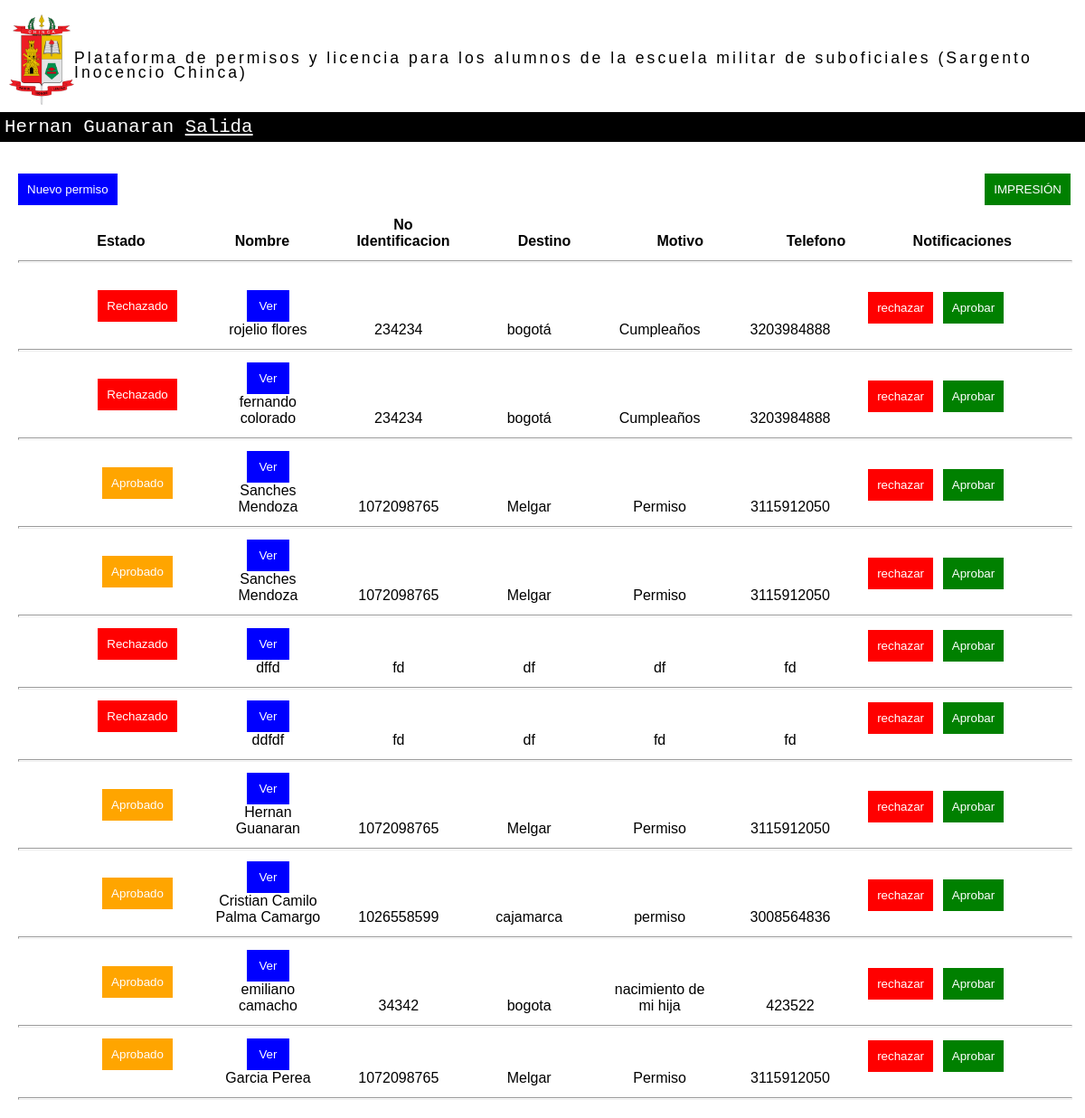
The page /lista.php (signed in) on the database its author committed.
### tables this page shows
CREATE TABLE `user` (
  `id` int(11) NOT NULL,
  `rol` varchar(20) NOT NULL,
  `n` varchar(60) NOT NULL,
  `email` varchar(40) NOT NULL,
  `cc` varchar(40) NOT NULL,
  `ide` varchar(50) NOT NULL,
  `clave` varchar(30) NOT NULL,
  `s` varchar(20) NOT NULL,
  `f` varchar(20) NOT NULL,
  `ni` varchar(50) NOT NULL,
  `de` varchar(50) NOT NULL,
  `fo` varchar(200) NOT NULL
);

CREATE TABLE `lista` (
  `id` int(11) NOT NULL,
  `dia` varchar(30) NOT NULL,
  `mes` varchar(30) NOT NULL,
  `an` varchar(34) NOT NULL,
  `ho` varchar(34) NOT NULL,
  `di` varchar(34) NOT NULL,
  `me` varchar(34) NOT NULL,
  `ano` varchar(34) NOT NULL,
  `hor` varchar(34) NOT NULL,
  `n` varchar(100) NOT NULL,
  `i` varchar(30) NOT NULL,
  `d` varchar(100) NOT NULL,
  `m` longtext NOT NULL,
  `t` varchar(60) NOT NULL,
  `nt` varchar(60) NOT NULL
);

### lista.php (the view, shortened to what this page needs)
<?php
$us=$_SESSION['username'];
if($us !=""){
?><html>
    <head>
        </head>
    <body>
         <?php
    include("conf.php");
    $stn=mysqli_query($mysqli,"SELECT * FROM user WHERE email='$us'");
    $ru=mysqli_fetch_array($stn);
    $ene=$ru["n"];
    ?>
<div id="nav">
<br><br><img src="assets/in.png">
<p id="p2">Plataforma de permisos y licencia para los alumnos de la escuela militar de suboficiales (Sargento Inocencio Chinca) </p>
<br>
<br>
<p onclick="per()" style="background-color:black;color:white;padding:5px;font-family:'Courier New', monospace; font-size:1.3em;"><?php echo $ene;?>  <a href="logout.php" style="color:white;"> Salida</a><br></p> <br><br>
</div>
       <br><br>
                <br><br>
        <center>
        <div id="contu">
            <button style="float:left;color:white;background-color:blue;padding:10px;border:none;" onclick="ab()">Nuevo permiso</button>
             <button onclick="window.print()" style="float:right;color:white;background-color:green;padding:10px;border:none;">IMPRESI&Oacute;N</button>
           <br><br>
             <div id="col" style="width:11%;" >
               <strong> Estado</strong>
                </div>
            <div id="col" style="width:11%;" >
               <strong> Nombre</strong>
                </div>
                 <div id="col" style="width:11%;" >
               <strong>        No Identificacion</strong>
                </div>
                 <div id="col" style="width:11%;" >
                      <strong> Destino</strong>
                </div> <div id="col">
                  <strong>    Motivo</strong>
                </div> <div id="col" style="width:11%;" >
            <strong>          Telefono</strong>
                </div>
                 <div style="width:12%;" id="col">
                      <strong> Notificaciones</strong>
                </div>
                <hr style="width:100%; color:black;height:1px;">
                <br>
                <?php
                include("conf.php");
                $stm=mysqli_query($mysqli,"SELECT * FROM lista");
                while($row=mysqli_fetch_array($stm)){
                    $n=$row["n"];
                     $i=$row["i"];
                      $d=$row["d"];
                      $m=$row["m"];
                       $t=$row["t"];
                        $nt=$row["nt"];
                            echo'<div id="col">';
                            echo"<center>";
                             $st=mysqli_query($mysqli,"SELECT * FROM aut WHERE idc='$nt' ORDER BY id DESC");
                    if($r=mysqli_fetch_array($st)){
                        $nts=$r["nt"];
                        if($nts=="Rechazar"){
                            echo"<input type='submit' name='nt'  style='color:white; background-color:red; padding:10px;border:none;' value='Rechazado'>";
                            echo"<br>";   echo"<br>";
                        }else{echo"";}
                        if($nts=="Aprobar"){
                            echo"<a href='boleto.php?id=$nt'><input type='submit' name='nt'  style='display:inline-block;color:white; background-color:orange; padding:10px;border:none;' value='Aprobado'></a>";
                               echo"<br>";   echo"<br>";
                        }else{echo"";}
                    }
                    echo "</center>";
                            echo'</div>';
                    echo' <div id="col">';
                       echo"<button onclick='rey$nt()' style='width:40%;color:white; background-color:blue; padding:10px;border:none;' value='Rechazar'>Ver</button>";
                  echo"</center>";
                  echo "<p onclick='resy$nt()'>$n</p>";
               echo '</div>';
                  echo' <div id="col">';
                  echo $i;
               echo '</div>';
                 echo' <div id="col">';
                  echo $d;
               echo '</div>';
                 echo' <div id="col">';
                  echo $m;
               echo '</div>';
                 echo' <div id="col">';
                  echo $t;
               echo '</div>';
                 echo' <div style="width:150px;" id="col">';
                 echo'<form action="notif.php" method="post">';
                                  echo"<center>";
                    echo"<input type='submit' name='nt' style='display:inlie-block;float:right;color:white; background-color:green; padding:10px;border:none;' value='Aprobar'>";
                        echo"</center>";
                     echo"</form>";
                       echo"<button onclick='re$nt()' style='diaplay:inline-block;float:left;color:white; background-color:red; padding:10px;border:none;' value='Rechazar'>rechazar</button>";
               echo '</div>';
               echo ' <hr style="width:100%; color:black;height:1px;">';
                }
                ?>
        </body>
    </html>
           <?php }else{header("Location:index.php");}?>

### lista.php (style rules this page uses)
* { padding:0;margin:0; }
#nav { margin-top:20px; width:100%; height:100px; background-color:white; color:black; display:block; position:absolute; z-index:1; }
#nav a { color:black; }
#nav img { margin-left:10px; margin-top:-40px; width:6%; height:100px; display:inline-block; float:left; }
#p2 { font-family:sans-serif; font-size:1.1em; letter-spacing:3px; line-height:16px; }
#contu { width:97%; display:block; padding:20px; margin-top:100px; }
#col { width:10%; margin:0px; display:inline-block; font-family:sans-serif; padding:12px; }

### rows shown on the page
user: n "Hernan Guanaran"
lista: n "rojelio flores", i "234234", d "bogotá", m "Cumpleaños", t "3203984888"
lista: n "fernando colorado", i "234234", d "bogotá", m "Cumpleaños", t "3203984888"
lista: n "Sanches Mendoza", i "1072098765", d "Melgar", m "Permiso", t "3115912050"
lista: n "Sanches Mendoza", i "1072098765", d "Melgar", m "Permiso", t "3115912050"
lista: n "dffd", i "fd", d "df", m "df", t "fd"
lista: n "ddfdf", i "fd", d "df", m "fd", t "fd"
lista: n "Hernan Guanaran", i "1072098765", d "Melgar", m "Permiso", t "3115912050"
lista: n "Cristian Camilo Palma Camargo", i "1026558599", d "cajamarca", m "permiso", t "3008564836"
lista: $nt 40 (drawn), n "emiliano camacho", i "34342", d "bogota", m "nacimiento de mi hija", t "423522"
lista: n "Garcia Perea", i "1072098765", d "Melgar", m "Permiso", t "3115912050"
